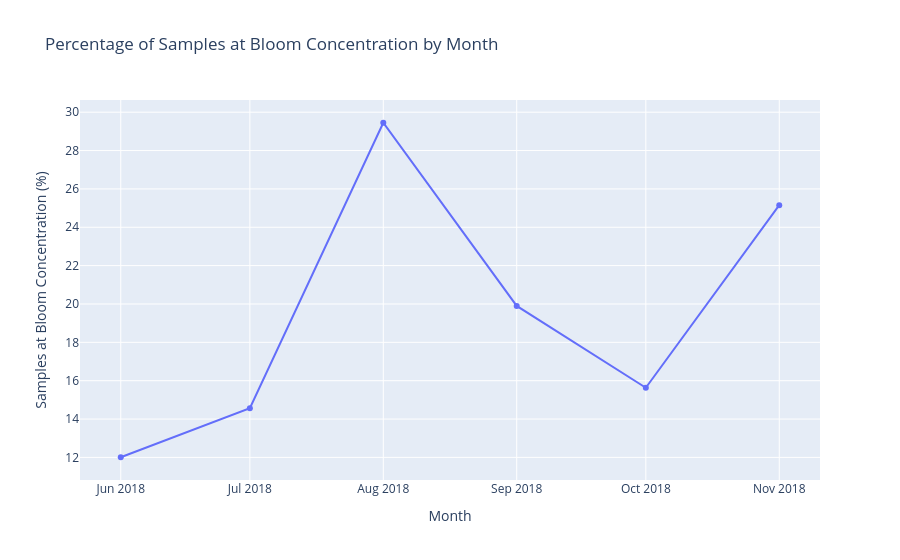

Notebook code cell kept with this figure:
### Markdown cell above
## 11. Plot the monthly percentage at bloom concentration

Use `px.line()` with `monthly_summary` to plot `month` against `percent_bloom`. Show markers and add a question-focused title and readable axis labels.

### Code cell
# Write your code here.
fig = px.line(
    monthly_summary,
    x="month",
    y="percent_bloom",
    markers=True,
    title="Percentage of Samples at Bloom Concentration by Month",
    labels={
        "month": "Month",
        "percent_bloom": "Samples at Bloom Concentration (%)"
    }
)

fig.show()

### Figure 1 — Plotly figure (JSON) as saved in the notebook; plotly's stock layout.template omitted (floating-point values rounded to 4 significant figures)
{"data": [{"hovertemplate": "Month=%{x}<br>Samples at Bloom Concentration (%)=%{y}<extra></extra>", "legendgroup": "", "line": {"color": "#636efa", "dash": "solid"}, "marker": {"symbol": "circle"}, "mode": "lines+markers", "name": "", "orientation": "v", "showlegend": false, "type": "scatter", "x": ["2018-06-01T00:00:00.000000000", "2018-07-01T00:00:00.000000000", "2018-08-01T00:00:00.000000000", "2018-09-01T00:00:00.000000000", "2018-10-01T00:00:00.000000000", "2018-11-01T00:00:00.000000000"], "xaxis": "x", "y": [12.01, 14.57, 29.45, 19.9, 15.63, 25.15], "yaxis": "y"}], "layout": {"legend": {"tracegroupgap": 0}, "title": {"text": "Percentage of Samples at Bloom Concentration by Month"}, "xaxis": {"anchor": "y", "domain": [0, 1], "title": {"text": "Month"}}, "yaxis": {"anchor": "x", "domain": [0, 1], "title": {"text": "Samples at Bloom Concentration (%)"}}}}
